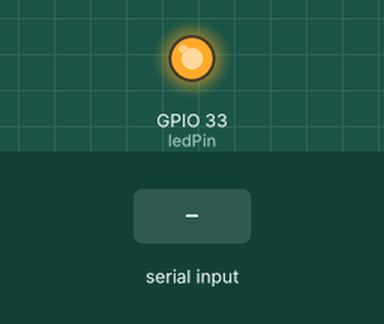
Simulated run of this sketch. Board: ESP32. Shown: output pins drawn as LEDs (lit = HIGH). The test bench sets the inputs (shaded band). WiFi joins after 1.5 s; servers stay silent unless stated; web services answer with replies made up by the test bench; what the sketch prints to the serial monitor is not drawn.

Above: at 3.6 s.
3.7 s: "90,45\n" received over the second serial link
At 4.4 s:
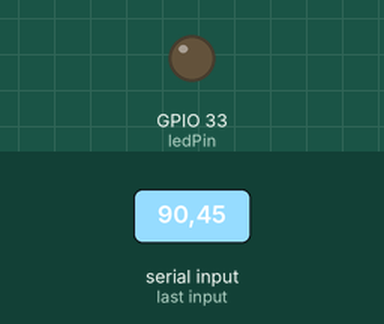
Timing chart, 0 to 6.7 s (numbered marks = the images above; inputs shaded):
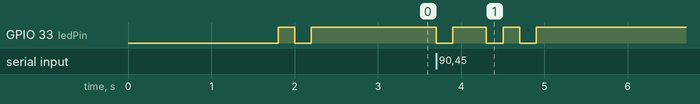

The sketch:

esp32_iot.ino
```cpp
#include <WiFi.h>
#include <HTTPClient.h>

const int ledPin = 33;
unsigned long lastSendTime = -15000;  // Track last send time and start with -15s so it sends immediately

// ThingSpeak Settings
const char* ssid = "your_ssid";
const char* password = "your_pw";
const char* apiKey = "your_APIkey";
const char* server = "http://api.thingspeak.com/update";

// Initialize UART
#define RX_PIN 3  // Default UART RX pin for ESP32-CAM
#define TX_PIN 1  // Default UART TX pin for ESP32-CAM

void setup() {
  Serial.begin(115200);  // USB Serial Monitor
  Serial1.begin(115200, SERIAL_8N1, RX_PIN, TX_PIN);  // UART for STM32

  WiFi.begin(ssid, password);
  Serial.print("Connecting to WiFi...");
  while (WiFi.status() != WL_CONNECTED) {
      delay(200);
      Serial.print(".");
  }
  Serial.println("\nConnected to WiFi!");

  pinMode(ledPin, OUTPUT);
  blinkLED(2, 200);
}

void loop() {

  if (Serial1.available()) {

    String receivedData = Serial1.readStringUntil('\n');  // Read UART data
    receivedData.trim();  // Remove extra spaces/newlines

    if (receivedData.length() > 0) {  // Ensure it's not empty

      String value = String(receivedData.toInt());  // Ensure it's a valid number
      blinkLED(1, 200);

      if (millis() - lastSendTime >= 15000) {

        sendToThingSpeak(value);
        lastSendTime = millis();  // Update last send time
      }
    }
  }
}

void sendToThingSpeak(String value) {
  if (WiFi.status() == WL_CONNECTED) {
      HTTPClient http;

      String url = String(server) + "?api_key=" + apiKey + "&field1=" + value;  // Create the full URL

      Serial.println("Sending Data to ThingSpeak: " + url);
      http.begin(url);
      int httpResponseCode = http.GET();

      Serial.print("HTTP Response Code: ");
      Serial.println(httpResponseCode);  // Print HTTP Response

      http.end();

      if (httpResponseCode > 0) {
          blinkLED(2, 200);  // Blink 2 times on success
      } else {
          blinkLED(5, 200);  // Blink 5 times on error
      }
  } else {
      Serial.println("WiFi Disconnected! Cannot send data.");
      blinkLED(5, 1000);  // Blink 5 times if WiFi is disconnected
  }
}

void blinkLED(int times, int duration) {
  while (times--) {
      digitalWrite(ledPin, LOW);
      delay(duration);
      digitalWrite(ledPin, HIGH);
      delay(duration);
  }
}
```

Measured:
- after the input at 3.7 s, GPIO 33 (ledPin): goes LOW 0.20 s, HIGH 0.40 s, LOW 0.20 s, HIGH 0.20 s, LOW 0.20 s, then HIGH, starting at once
